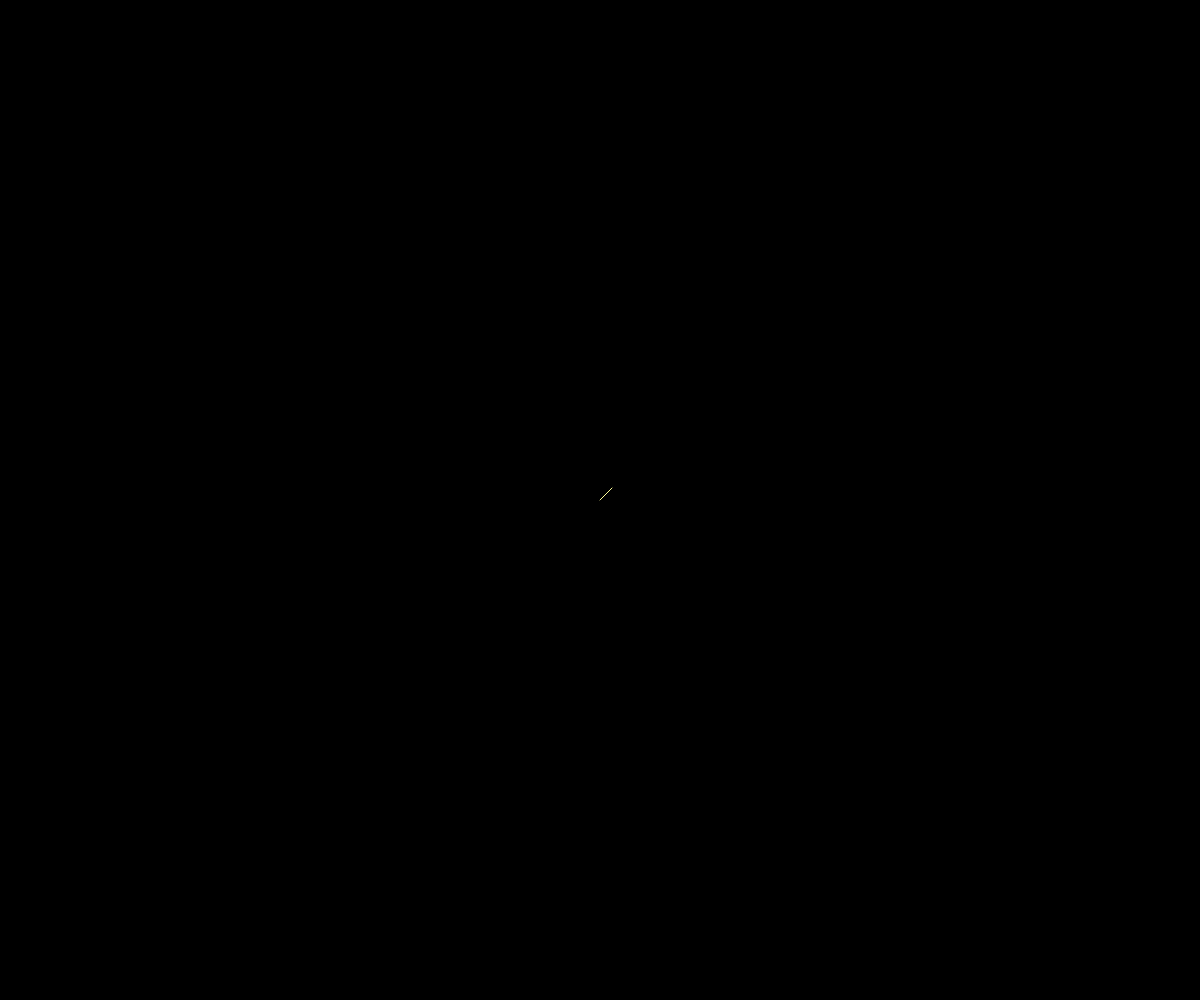
Frame 1 (no input)
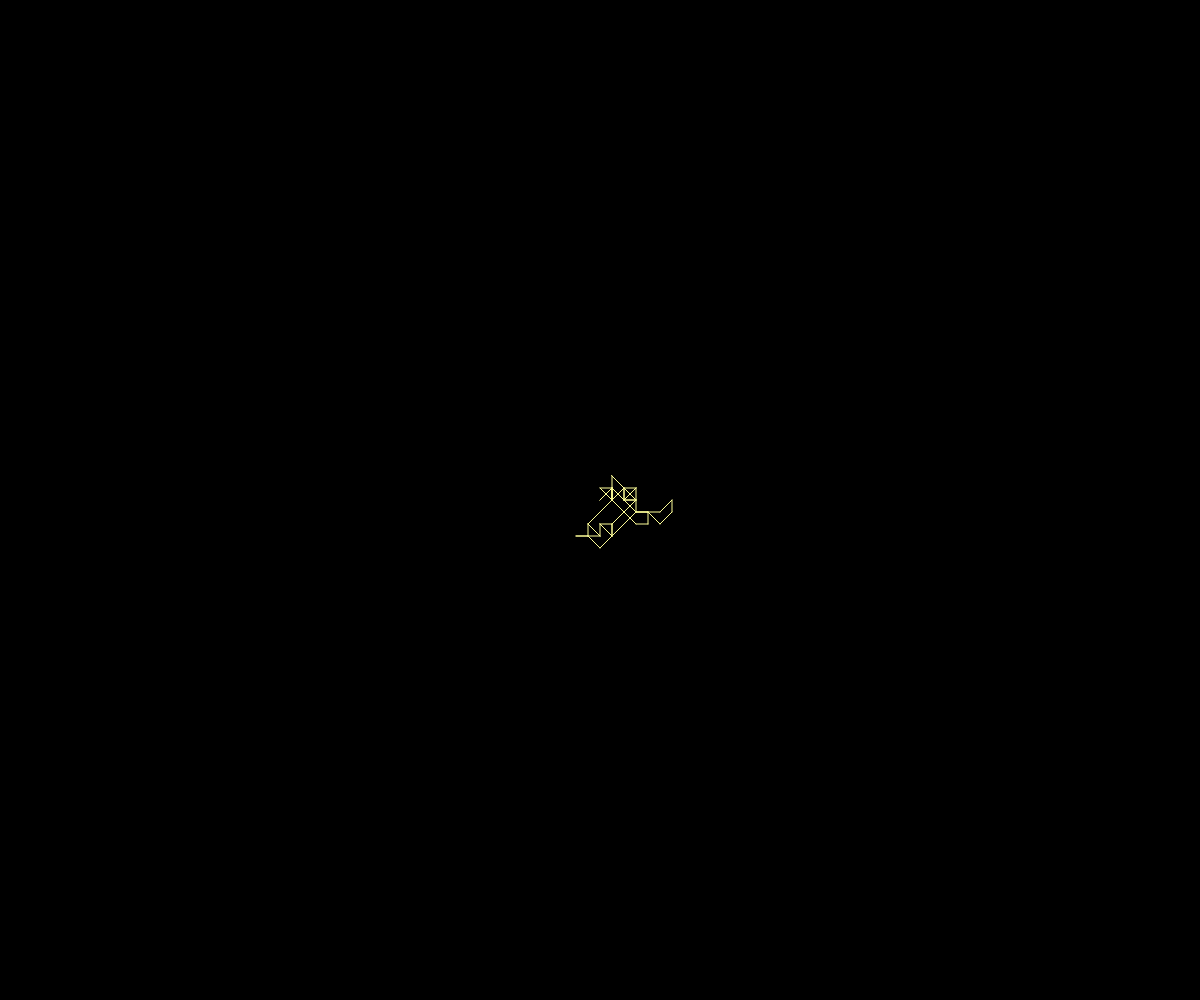
Frame 60 (no input)
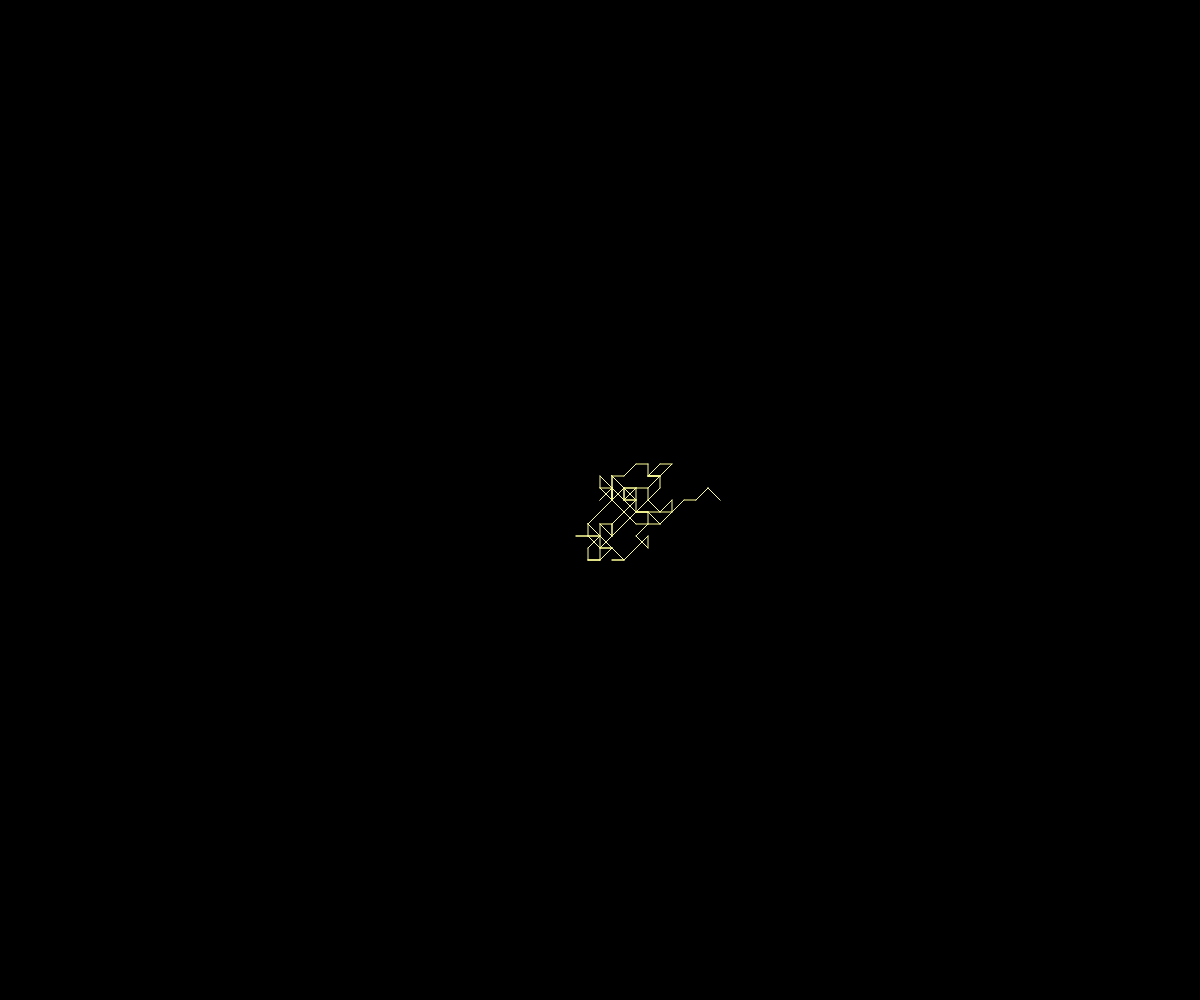
Frame 120 (the mouse pressed at the canvas centre since frame 60)

The p5.js sketch that drew these frames (run headless with seeded random() and noise() and a simulated clock; from frame 60 on, the mouse is pressed at the canvas centre):

// p5.js sketch
// ── sketch.js
var distance = 12;
var starty;
var startx;
var endy;
var endx;

function setup() {
  createCanvas(windowWidth, windowHeight);
  background(0);
  stroke(255, 255, 153);
  starty = windowWidth/2;
  startx = windowHeight/2;
}

function draw() {
  endy = starty;
  endx = startx;
  
  var direction = random();
  if (direction < 1/8) {
 	endy -= distance;
  } else if (direction < 2/8) {
 	endy -= distance;
    endx += distance;
  } else if (direction < 3/8) {
    endx += distance;
  } else if (direction < 4/8) {
    endx += distance;
    endy += distance;
  } else if (direction < 5/8) {
    endy += distance;
  } else if (direction < 6/8) {
    endx -= distance;
    endy += distance;
  } else if (direction < 7/8) {
    endx -= distance;
  } else {
    endx -= distance;
    endy -= distance;
  }
  
  // Call check function written below
  endy = check(endy, windowWidth);
  endx = check(endx, windowHeight);
  
  // Draw the line
  line(starty, startx, endy, endx);
  
  // Make start same with end, so next frame it continues
  starty = endy;
  startx = endx;
}

function check(val, max) {
  // Function to check if "val" given is between 0 and max given
  if (val > max) {
    val -= distance;
  }
  if (val < 0) {
    val += distance;
  }
  return val;
}
